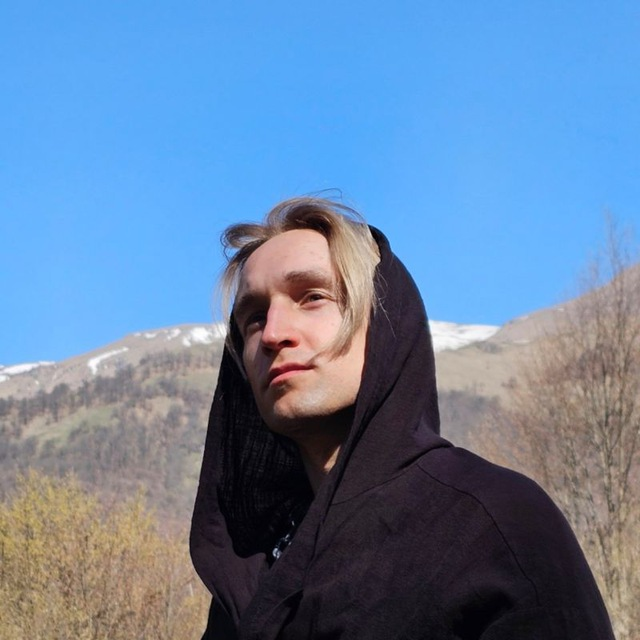
#> input picture ava.jpeg, 640 x 640 px
$ jupyter execute --allow-errors image_clusterization.ipynb
#> lines starting #> are read from the running program, lines starting #| are printed output that depends on the picture; after the words box and inside, x2 and y2 are one past the last pixel; in counts of white or black regions, pixels touching at a corner belong together
#> further down, img is the input picture: PIL image 640x640 RGB; mean R, G, B 102.3, 130.4, 163.2
[cell 1]
import numpy as np

def get_one_cluster(arr, size, start_row, start_col, diff, visited):
    stack = [(None, (start_row, start_col))]
    cluster = np.full(size, False)
    while stack:
        prev, curr = stack.pop()
        if not visited[*curr]:
            if not prev or (np.linalg.norm(arr[*curr] - arr[*prev]) <= diff):
                cluster[*curr] = True
                visited[*curr] = True
                row, col = curr
                if row + 1 < size[0]: stack.append((curr, (row + 1, col)))
                if row - 1 >= 0: stack.append((curr, (row - 1, col)))
                if col + 1 < size[1]: stack.append((curr, (row, col + 1)))
                if col - 1 >= 0: stack.append((curr, (row, col - 1)))
    return cluster, visited


def get_clusters(img, diff, treshold):
#> called with diff = 10, treshold = 100
    arr = np.array(img, dtype=np.int64)
    clusters = []
    visited = np.full(img.size, False)
    for row in range(img.size[0]):
        for col in range(img.size[1]):
            if not visited[row, col]:
                cluster, visited = get_one_cluster(arr, img.size, row, col, diff, visited)
                if cluster.sum() > treshold:
                    clusters.append(cluster)
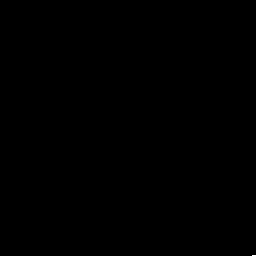
#> cluster: shape (256, 256) bool; 0.01% white in thin lines or dots, all inside (x1, y1, x2, y2) = (252, 255, 256, 256)
#> visited: shape (256, 256) bool; every value is 1
#> after the loop, clusters = 19 items
    return clusters


def add_clusters(clusters):
    res = np.zeros(clusters[0].shape, dtype=int)
    for num, cluster in enumerate(clusters, start=1):
        res += cluster * num
#> this loop made 19 passes
#> pass 1, in add_clusters, `res += cluster * num`:
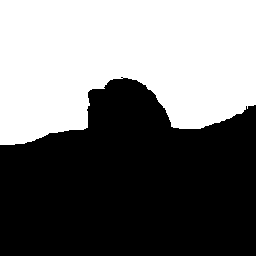
#> res: shape (256, 256) int64; values 0 (black) and 1 (white), 45.4% white; 1 white region, box (x1, y1, x2, y2) and area: (0, 0, 256, 145) 29761
#> pass 2, in add_clusters, `res += cluster * num`:
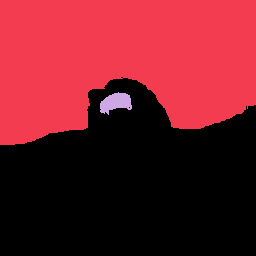
#> res: shape (256, 256) int64; 3 distinct labels, from 0 to 2; one colour per label, 0 black
#> pass 3, in add_clusters, `res += cluster * num`:
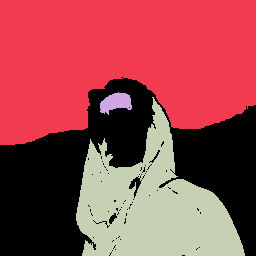
#> res: shape (256, 256) int64; 4 distinct labels, from 0 to 3; one colour per label, 0 black
#> after the loop:
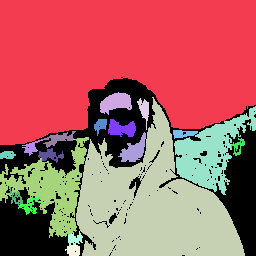
#> res: shape (256, 256) int64; 20 distinct labels, from 0 to 19; one colour per label, 0 black
    return res


def reconstruct_avg(original, clusters):
    arr = np.array(original, dtype=np.uint8)
    for cluster in clusters:
        avg = np.average(arr, (0, 1,), weights=cluster)
        arr[cluster] = avg
#> this loop made 1 pass
    arr[~sum(clusters).astype(np.True_)] = [0, 0, 0]
    return arr

[cell 2]
import PIL
import numpy as np
import seaborn as sns
import matplotlib.pyplot as plt

img = PIL.Image.open('ava.jpeg')
size = (256, 256)
img_small = img.resize((size))

clusters = get_clusters(img_small, 10, 100)
res = add_clusters(clusters)
#> (the rest of this cell did not finish here and is left out)

[cell 3]
import PIL
import numpy as np
import seaborn as sns
import matplotlib.pyplot as plt
from sklearn.cluster import DBSCAN


def make_X_with_coords(arr, size):
#> called with size = (256, 256)
    res = []
    for row in range(size[0]):
        for col in range(size[1]):
            res.append(list(arr[row, col]) + [row, col])
#> after the loop, res = 65536 items
    return np.array(res, dtype=np.uint8)


img = PIL.Image.open('ava.jpeg')
size = (256, 256)
img_small = img.resize((size))
arr = np.array(img_small)
# X = arr.reshape(size[0] * size[1], 3)
X = make_X_with_coords(arr, size)

model = DBSCAN(eps=12, min_samples=80)
res = model.fit_predict(X)
res = res.reshape(size)
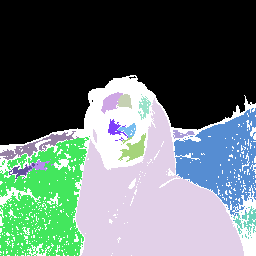
#> res: shape (256, 256) int64; 16 distinct labels, from -1 to 14; one colour per label, 0 black, -1 white

fig, (axe1, axe2) = plt.subplots(1, 2)
fig.set_size_inches(10, 50)
axe1.get_xaxis().set_visible(False)
axe1.get_yaxis().set_visible(False)
axe1.imshow(img)
sns.heatmap(res, yticklabels=False, xticklabels=False, square=True, cmap=sns.color_palette('hls', res.max() + 2), cbar=False, ax=axe2)
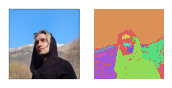
#> figure drawn by matplotlib, 2 panels
